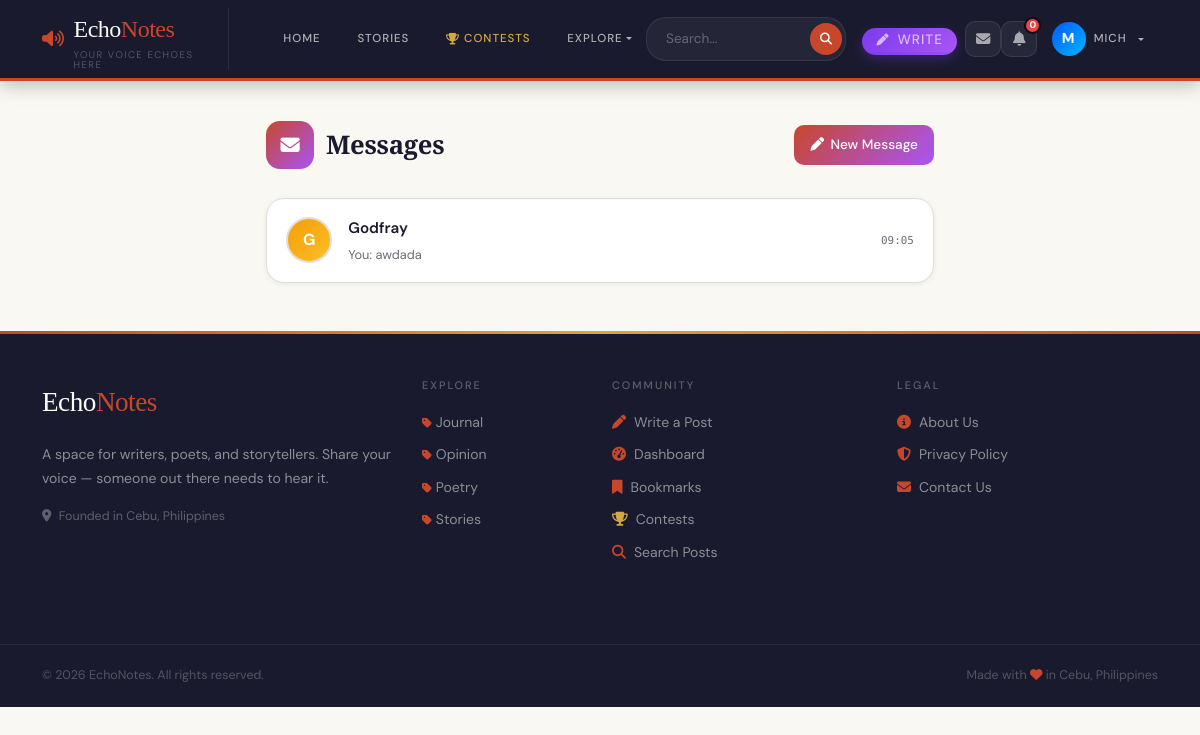
/messages/ (signed in), run on the app's committed database.
### blog/models.py (models this page shows, shortened)
class DirectMessage(models.Model):
    sender    = models.ForeignKey(User, on_delete=models.CASCADE, related_name='sent_dms')
    recipient = models.ForeignKey(User, on_delete=models.CASCADE, related_name='received_dms')
    message   = models.CharField(max_length=1000)
    created_date = models.DateTimeField(default=timezone.now)
    is_read   = models.BooleanField(default=False)
    class Meta:
        ordering = ['created_date']

class Category(models.Model):
    name = models.CharField(max_length=100, unique=True)
    slug = models.SlugField(max_length=100, unique=True)
    description = models.TextField(blank=True)
    class Meta:
        verbose_name_plural = 'Categories'
        ordering = ['name']

### blog/views.py (the view)
# urls.py: path('messages/', views.inbox, name='inbox'),
@login_required
def inbox(request):
    from django.db.models import Max, Q as DQ
    me = request.user
    threads = (
        DirectMessage.objects
        .filter(DQ(sender=me) | DQ(recipient=me))
        .values('sender', 'recipient')
        .annotate(last_at=Max('created_date'))
        .order_by('-last_at')
    )
    seen_partners = set()
    conversations = []
    for t in threads:
        partner_id = t['recipient'] if t['sender'] == me.id else t['sender']
        if partner_id in seen_partners:
            continue
        seen_partners.add(partner_id)
        partner = User.objects.select_related('profile').get(pk=partner_id)
        last_msg = (
            DirectMessage.objects
            .filter(
                DQ(sender=me, recipient=partner) | DQ(sender=partner, recipient=me)
            )
            .order_by('-created_date')
            .first()
        )
        unread = DirectMessage.objects.filter(sender=partner, recipient=me, is_read=False).count()
        conversations.append({
            'partner': partner,
            'last_msg': last_msg,
            'unread': unread,
        })
    return render(request, 'inbox.html', {'conversations': conversations})

### blog/context_processors.py (called while the page is built)
def categories(request):
    from .models import Category
    return {'categories': Category.objects.all()}

### blog/templates/inbox.html (shortened to what this page needs)
{% extends 'base.html' %}
{% load static %}
{% block content %}
<div class="inbox-wrapper">
  <div class="inbox-heading">
    <div class="inbox-icon"><i class="fas fa-envelope"></i></div>
    <h1>Messages</h1>
    <a href="#new-dm" class="inbox-new-btn" id="new-dm-toggle">
      <i class="fas fa-pen"></i> New Message
    </a>
  </div>
  <div class="inbox-card">
    {% if conversations %}
      {% for conv in conversations %}
        <a href="{% url 'conversation' conv.partner.username %}" class="inbox-thread">
          {% if conv.partner.profile.profile_pic and conv.partner.profile.profile_pic.name != 'default.jpg' %}
            <img src="{{ conv.partner.profile.profile_pic.url }}" class="inbox-avatar" alt="{{ conv.partner.username }}">
          {% else %}
            <div class="inbox-avatar-ph"
                 style="background:linear-gradient(135deg,{% if conv.partner.username|length|divisibleby:2 %}#0ea5e9,#38bdf8{% else %}#f59e0b,#fbbf24{% endif %})">
              {{ conv.partner.username|slice:":1" }}
            </div>
          {% endif %}
          <div class="inbox-info">
            <div class="inbox-name">{{ conv.partner.username }}</div>
            <div class="inbox-preview">
              {% if conv.last_msg %}
                {% if conv.last_msg.sender == request.user %}You: {% endif %}
                {{ conv.last_msg.message|truncatechars:60 }}
              {% endif %}
            </div>
          </div>
          <div class="inbox-meta">
            {% if conv.last_msg %}
              <span class="inbox-time">{{ conv.last_msg.created_date|date:"H:i" }}</span>
            {% endif %}
          </div>
        </a>
      {% endfor %}
    {% else %}
      <div class="inbox-empty">
        <i class="fas fa-comment-slash"></i>
        <p>No conversations yet.<br>Click <strong>New Message</strong> to start one!</p>
      </div>
    {% endif %}
  </div>
</div>
{% endblock %}

### blog/templates/base.html (shortened to what this page needs)
<!DOCTYPE html>
<html lang="en">
<head>
    <link href="https://cdn.jsdelivr.net/npm/bootstrap@5.3.0/dist/css/bootstrap.min.css" rel="stylesheet">
    <link rel="stylesheet" href="https://cdnjs.cloudflare.com/ajax/libs/font-awesome/6.4.0/css/all.min.css">
    {% load static %}
    <link rel="stylesheet" href="{% static 'css/style.css' %}?v=1.0.1">
<body>
<nav class="echonav navbar navbar-expand-lg">
    <div class="container">
        <a class="echo-brand" href="{% url 'landing' %}">
            <i class="fas fa-volume-up" style="color:var(--accent);font-size:1.1rem"></i>
            <div>
                Echo<span>Notes</span>
                <small>Your voice echoes here</small>
            </div>
        </a>
        <div class="collapse navbar-collapse" id="navbarNav">
            <ul class="navbar-nav me-auto mb-2 mb-lg-0 align-items-lg-center" style="gap: 0.5rem; margin-left: 1.5rem;">
                <li class="nav-item">
                    <a class="nav-link" href="{% url 'landing' %}">Home</a>
                </li>
                <li class="nav-item">
                    <a class="nav-link" href="{% url 'story-list' %}">Stories</a>
                </li>
                <li class="nav-item">
                    <a class="nav-link highlight" href="{% url 'contest-list' %}">
                        <i class="fas fa-trophy me-1" style="color:var(--gold)"></i>Contests
                    </a>
                </li>
                <li class="nav-item dropdown">
                    <a class="nav-link dropdown-toggle" href="#" id="exploreDropdown" role="button" data-bs-toggle="dropdown" aria-expanded="false">
                        Explore
                    </a>
                </li>
            </ul>
            <div class="d-flex align-items-lg-center gap-3">
                <form class="echo-search d-flex align-items-center m-0" action="{% url 'search' %}" method="GET" style="background: rgba(255,255,255,0.05); border-radius: 20px; padding: 3px; border: 1px solid rgba(255,255,255,0.08);">
                    <input type="search" name="q" placeholder="Search..." required class="border-0 bg-transparent text-white px-3" style="outline: none; font-size: 0.85rem; width: 160px;">
                    <button type="submit" class="border-0 rounded-circle d-flex justify-content-center align-items-center" style="background: var(--accent); width: 32px; height: 32px; color: white;"><i class="fas fa-search" style="font-size: 0.75rem;"></i></button>
                </form>
                <ul class="navbar-nav align-items-lg-center m-0">
                    {% if user.is_authenticated %}
                        <li class="nav-item me-2 d-none d-lg-block">
                            <a class="nav-link py-1 px-3 text-white" href="{% url 'create-post' %}" style="background: linear-gradient(135deg, #7c3aed, #a855f7); border-radius: 20px; font-size: 0.85rem; font-weight: 500; display: inline-flex; align-items: center; box-shadow: 0 4px 12px rgba(124,58,237,0.3);">
                                <i class="fas fa-pen me-2" style="font-size: 0.75rem;"></i> Write
                            </a>
                        </li>
                        {% if user.is_authenticated %}
                        <li class="nav-item">
                          <a href="{% url 'inbox' %}" class="notif-icon-btn" title="Messages" style="text-decoration:none">
                            <i class="fas fa-envelope"></i>
                          </a>
                        </li>
                        <li class="nav-item" style="position:relative">
                          <button id="notif-bell-btn" class="notif-icon-btn" title="Notifications">
                            <i class="fas fa-bell"></i>
                            <span id="notif-badge" class="notif-badge" style="display:none">0</span>
                          </button>
                        </li>
                        {% endif %}
                        <li class="nav-item dropdown">
                            <a class="nav-link dropdown-toggle d-flex align-items-center gap-2" href="#" id="profileDropdown" role="button" data-bs-toggle="dropdown" aria-expanded="false" style="padding: 0.2rem 1rem;">
                                <div class="rounded-circle d-flex justify-content-center align-items-center" style="width: 34px; height: 34px; background: linear-gradient(135deg,rgb(0, 89, 255),rgb(0, 183, 255)); color: white; font-weight: bold; font-size: 0.9rem;">
                                    {{ user.username|make_list|first|upper }}
                                </div>
                                <span class="d-none d-lg-block">{{ user.username }}</span>
                            </a>
                        </li>
                    {% endif %}
                </ul>
            </div>
        </div>
    </div>
</nav>
<main>
    {% block content %}{% endblock %}
</main>
<footer class="echo-footer mt-5">
    <div class="container py-5">
        <div class="row">
            <div class="col-lg-4 mb-4">
                <div class="echo-footer-brand mb-3">Echo<span>Notes</span></div>
                <p style="color:rgba(255,255,255,0.5);font-size:0.875rem;line-height:1.7">
                    A space for writers, poets, and storytellers.
                    Share your voice — someone out there needs to hear it.
                </p>
                <p style="color:rgba(255,255,255,0.3);font-size:0.78rem">
                    <i class="fas fa-map-marker-alt me-1"></i> Founded in Cebu, Philippines
                </p>
            </div>
            <div class="col-lg-2 col-md-4 mb-4">
    <h6>Explore</h6>
    <ul class="list-unstyled mb-0">
        {% for category in categories %}
            <li style="margin-bottom:0.5rem;">
                <a href="{% url 'category-posts' category.slug %}">
                    <i class="fas fa-tag me-1" style="font-size:0.7rem;color:var(--accent)"></i>{{ category.name }}
                </a>
            </li>
        {% empty %}
            <li><a href="{% url 'landing' %}">All Posts</a></li>
        {% endfor %}
    </ul>
    </div>
            <div class="col-lg-3 col-md-4 mb-4">
                <h6>Community</h6>
                {% if user.is_authenticated %}
                    <a href="{% url 'create-post' %}"><i class="fas fa-pen me-2" style="color:var(--accent)"></i>Write a Post</a>
                    <a href="{% url 'dashboard' %}"><i class="fas fa-tachometer-alt me-2" style="color:var(--accent)"></i>Dashboard</a>
                    <a href="{% url 'my-bookmarks' %}"><i class="fas fa-bookmark me-2" style="color:var(--accent)"></i>Bookmarks</a>
                    <a href="{% url 'contest-list' %}"><i class="fas fa-trophy me-2" style="color:var(--gold)"></i>Contests</a>
                {% endif %}
                <a href="{% url 'search' %}?q="><i class="fas fa-search me-2" style="color:var(--accent)"></i>Search Posts</a>
            </div>
            <div class="col-lg-3 col-md-4 mb-4">
                <h6>Legal</h6>
                <a href="{% url 'about' %}"><i class="fas fa-info-circle me-2" style="color:var(--accent)"></i>About Us</a>
                <a href="{% url 'privacy-policy' %}"><i class="fas fa-shield-alt me-2" style="color:var(--accent)"></i>Privacy Policy</a>
                <a href="{% url 'contact' %}"><i class="fas fa-envelope me-2" style="color:var(--accent)"></i>Contact Us</a>
            </div>
        </div>
    </div>
    <div class="echo-footer-bottom">
        <div class="container d-flex justify-content-between flex-wrap gap-2">
            <span>© {% now "Y" %} EchoNotes. All rights reserved.</span>
            <span>Made with <i class="fas fa-heart" style="color:var(--accent)"></i> in Cebu, Philippines</span>
        </div>
    </div>
</footer>
</body>
</html>

### static/css/style.css (style rules this page uses)
:root { --ink: #1a1a2e; --ink-light: #2d2d44; --ink-muted: #6b6b7a; --cream: #faf8f3; --cream-dark: #f0ece0; --cream-border: #e2ddd4; --accent: #c8472b; --accent-hover: #e8673e; --gold: #d4a843; --gold-light: #f0c84a; --white: #ffffff; --font-display: 'Playfair Display', Georgia, serif; --font-body: 'DM Sans', system-ui, sans-serif; --font-mono: 'DM Mono', monospace; --shadow-sm: 0 1px 4px rgba(26,26,46,0.08); --shadow-md: 0 4px 16px rgba(26,26,46,0.12); --shadow-lg: 0 8px 32px rgba(26,26,46,0.16); --radius: 3px; --transition: 0.25s ease; }
*, *::before, *::after { box-sizing: border-box; }
html { scroll-behavior: smooth; }
body { font-family: var(--font-body); background: var(--cream); color: var(--ink); font-size: 16px; line-height: 1.75; -webkit-font-smoothing: antialiased; overflow-x: hidden; }
main { animation: fadeUp 0.5s ease forwards; }
h1, h2, h3, h4, h5 { font-family: var(--font-display); font-weight: 700; line-height: 1.25; letter-spacing: -0.3px; color: var(--ink); }
h1 { font-size: clamp(1.8rem, 4vw, 2.8rem); }
p { color: var(--ink-light); }
a { color: var(--accent); text-decoration: none; transition: color var(--transition); }
.echonav { background: var(--ink); border-bottom: 3px solid var(--accent); position: sticky; top: 0; z-index: 1050; box-shadow: 0 2px 20px rgba(0,0,0,0.3); }
.echonav .container { display: flex; align-items: stretch; min-height: 62px; }
.echo-brand { font-family: var(--font-display); font-size: 1.5rem; color: var(--cream) !important; text-decoration: none; padding: 0 1.5rem 0 0; display: flex; align-items: center; gap: 10px; border-right: 1px solid rgba(255,255,255,0.08); margin-right: 1rem; letter-spacing: -0.5px; transition: opacity var(--transition); }
.echo-brand span { color: var(--accent); }
.echo-brand small { font-family: var(--font-body); font-size: 0.6rem; color: rgba(255,255,255,0.3); font-weight: 300; letter-spacing: 1.5px; text-transform: uppercase; display: block; line-height: 1; }
.echonav .nav-link { color: rgba(255,255,255,0.65) !important; font-size: 0.72rem; font-weight: 500; letter-spacing: 1px; text-transform: uppercase; padding: 0 0.9rem !important; display: flex; align-items: center; border-bottom: 3px solid transparent; margin-bottom: -3px; transition: all var(--transition); white-space: nowrap; }
.echonav .nav-link.highlight { color: var(--gold) !important; }
.echo-search { display: flex; align-items: center; margin-left: auto; padding: 0.6rem 0; gap: 0; }
.echo-search input { background: rgba(255,255,255,0.07); border: 1px solid rgba(255,255,255,0.12); border-right: none; color: white; border-radius: var(--radius) 0 0 var(--radius); padding: 0.4rem 0.85rem; font-size: 0.8rem; font-family: var(--font-body); width: 200px; transition: all var(--transition); }
.echo-search input::placeholder { color: rgba(255,255,255,0.3); }
.echo-search button { background: var(--accent); border: none; color: white; padding: 0.4rem 0.85rem; border-radius: 0 var(--radius) var(--radius) 0; font-size: 0.8rem; cursor: pointer; transition: background var(--transition); }
.echo-footer { background: var(--ink); color: rgba(255,255,255,0.55); font-size: 0.875rem; position: relative; overflow: hidden; }
.echo-footer::before { content: ''; position: absolute; top: 0; left: 0; right: 0; height: 3px; background: linear-gradient(90deg, var(--accent), var(--gold), var(--accent)); }
.echo-footer-brand { font-family: var(--font-display); font-size: 1.7rem; color: white; letter-spacing: -0.5px; }
.echo-footer-brand span { color: var(--accent); }
.echo-footer h6 { font-family: var(--font-body); font-size: 0.68rem; letter-spacing: 2px; text-transform: uppercase; color: rgba(255,255,255,0.3); margin-bottom: 1.1rem; }
.echo-footer a { color: rgba(255,255,255,0.5); text-decoration: none; transition: color var(--transition); display: block; margin-bottom: 0.5rem; font-size: 0.875rem; }
.echo-footer-bottom { border-top: 1px solid rgba(255,255,255,0.07); padding: 1.25rem 0; font-size: 0.78rem; color: rgba(255,255,255,0.25); }

### data on the page
Category: name "Journal"
Category: name "Opinion"
Category: name "Poetry"
Category: name "Stories"

### other printed values
{{ user.username|make_list|first|upper }} "M"
{{ user.username }} "MICH"
{{ conv.partner.username|slice:":1" }} "G"
{{ conv.partner.username }} "Godfray"
{{ conv.last_msg.message|truncatechars:60 }} "awdada"
{{ conv.last_msg.created_date|date:"H:i" }} "09:05"
